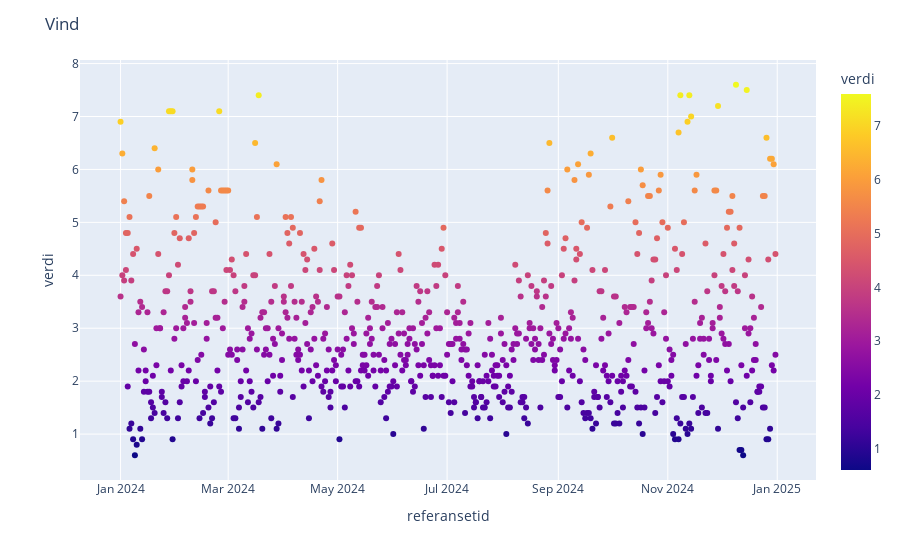

Notebook code cell kept with this figure:
### Markdown cell above
I denne grafen er det også lagt inn årlig gjennomsitt og medianen av vind. Da kan vi se at det er i mars, mai og september det blåser likest med det årlige gjennomsnittet. Det er i juli og august det er likest med medianen.

### Code cell
fig = px.scatter(clean_wind, x='referansetid', y='verdi', color = 'verdi')
fig.update_layout(title = dict(text = 'Vind'))
fig.show()

### Figure 1 — Plotly figure (JSON) as saved in the notebook; plotly's stock layout.template omitted (floating-point values rounded to 4 significant figures; data arrays with more than 128 entries replaced by an {"elided": "..."} marker saying what was removed)
{"data": [{"hovertemplate": "referansetid=%{x}<br>verdi=%{marker.color}<extra></extra>", "legendgroup": "", "marker": {"color": {"elided": "732 float values"}, "coloraxis": "coloraxis", "symbol": "circle"}, "mode": "markers", "name": "", "orientation": "v", "showlegend": false, "type": "scatter", "x": {"elided": "732 str values"}, "xaxis": "x", "y": {"elided": "732 float values"}, "yaxis": "y"}], "layout": {"coloraxis": {"colorbar": {"title": {"text": "verdi"}}, "colorscale": [[0, "#0d0887"], [0.1111, "#46039f"], [0.2222, "#7201a8"], [0.3333, "#9c179e"], [0.4444, "#bd3786"], [0.5556, "#d8576b"], [0.6667, "#ed7953"], [0.7778, "#fb9f3a"], [0.8889, "#fdca26"], [1, "#f0f921"]]}, "legend": {"tracegroupgap": 0}, "margin": {"t": 60}, "title": {"text": "Vind"}, "xaxis": {"anchor": "y", "domain": [0, 1], "title": {"text": "referansetid"}}, "yaxis": {"anchor": "x", "domain": [0, 1], "title": {"text": "verdi"}}}}
